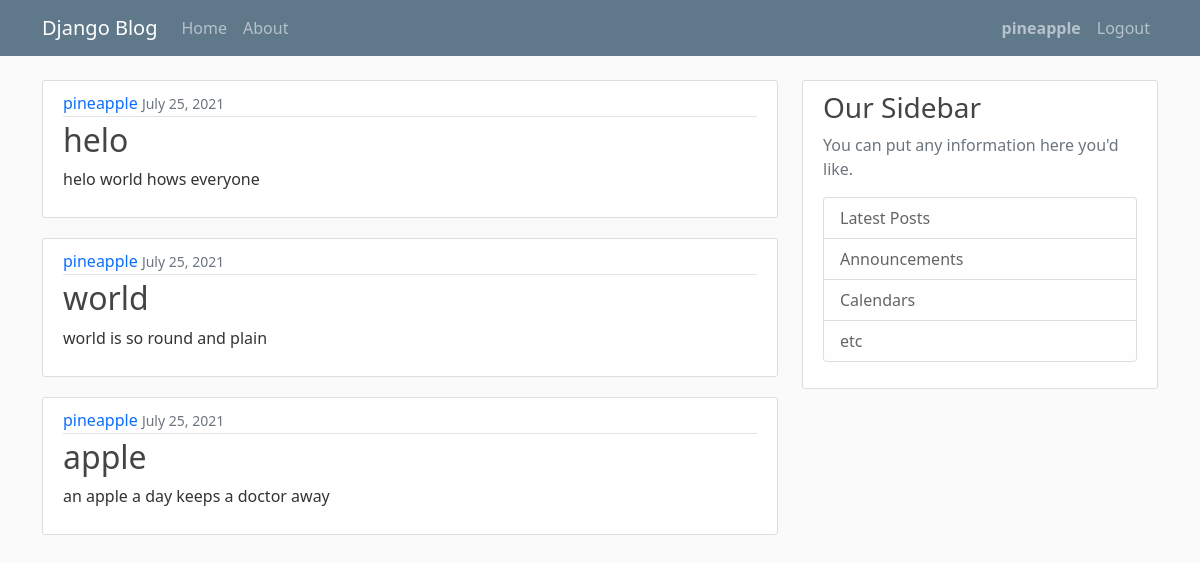
Screenshot of / (signed in) with the database file from the repository.
### blog/models.py (models this page shows, shortened)
class post (models.Model):
    title = models.CharField(max_length=100)
    content = models.TextField()
    date_posted = models.DateTimeField(default=timezone.now)
    author = models.ForeignKey(User, on_delete=models.CASCADE)

### blog/views.py (the view)
# urls.py: path('',views.home,name='blog-home'),
def home(request):
    context={
        'posts':post.objects.all(),
        'pageTitle':'Posts'
        }
    return render(request,'blog/home.html',context)

### blog/templates/blog/home.html
{% extends 'blog/base.html' %} {% block content %} {% for post in posts %}
<article class="media content-section">
    <div class="media-body">
      <div class="article-metadata">
        <a class="mr-2" href="#">{{ post.author }}</a>
        <small class="text-muted">{{ post.date_posted|date:"F d, Y" }}</small>
      </div>
      <h2><a class="article-title" href="#">{{ post.title }}</a></h2>
      <p class="article-content">{{ post.content }}</p>
    </div>
  </article>
{% endfor %} {% endblock content %}

### blog/templates/blog/base.html (shortened to what this page needs)
{% load static %}
<!DOCTYPE html>
<html>
  <head>
    <link
      href="https://cdn.jsdelivr.net/npm/bootstrap@5.0.2/dist/css/bootstrap.min.css"
      rel="stylesheet"
    />
    <link rel="stylesheet" type= "text/css" href="{% static 'blog/mian.css' %}">
  </head>
  <body>
    <header class="site-header">
        <nav class="navbar navbar-expand-md navbar-dark bg-steel fixed-top">
          <div class="container">
            <a class="navbar-brand mr-4" href="{%url 'blog-home'%}">Django Blog</a>
            <div class="collapse navbar-collapse" id="navbarToggle">
              <div class="navbar-nav mr-auto">
                <a class="nav-item nav-link" href="{%url 'blog-home'%}">Home</a>
                <a class="nav-item nav-link" href="{%url 'blog-about'%}">About</a>
              </div>
              <div class="navbar-nav ms-auto">
                {%if user.is_authenticated%}
                <a class="nav-item nav-link " href="{%url 'profile'%}"><strong>{{user.username}}</strong></a>
                <a class="nav-item nav-link " href="{%url 'logout'%}">Logout</a>
                {%else%}
                <a class="nav-item nav-link " href="{%url 'login'%}">Login</a>
                <a class="nav-item nav-link " href="{%url 'register'%}">Register</a>
                {%endif%}
              </div>
            </div>
          </div>
        </nav>
      </header>
    <main role="main" class="container">
        <div class="row">
          <div class="col-md-8">
            {% block content %}{% endblock %}
          </div>
          <div class="col-md-4">
            <div class="content-section">
              <h3>Our Sidebar</h3>
              <p class='text-muted'>You can put any information here you'd like.
                <ul class="list-group">
                  <li class="list-group-item list-group-item-light">Latest Posts</li>
                  <li class="list-group-item list-group-item-light">Announcements</li>
                  <li class="list-group-item list-group-item-light">Calendars</li>
                  <li class="list-group-item list-group-item-light">etc</li>
                </ul>
              </p>
            </div>
          </div>
        </div>
      </main>
  </body>
</html>

### blog/static/blog/mian.css (style rules this page uses)
body { background: #fafafa; color: #333333; margin-top: 5rem; }
h1, h2, h3, h4, h5, h6 { color: #444444; }
ul { margin: 0; }
.bg-steel { background-color: #5f788a; }
.site-header .navbar-nav .nav-link { float: right; }
.content-section { background: #ffffff; padding: 10px 20px; border: 1px solid #dddddd; border-radius: 3px; margin-bottom: 20px; }
.article-title { color: #444444; text-decoration: none; }
.article-content { white-space: pre-line; }
.article-metadata { padding-bottom: 1px; margin-bottom: 4px; border-bottom: 1px solid #e3e3e3; }
.article-metadata a { text-decoration: none; }

### rows the page displays
post: author "pineapple", date_posted "July 25, 2021", title "helo", content "helo world hows everyone"
post: author "pineapple", date_posted "July 25, 2021", title "world", content "world is so round and plain"
post: author "pineapple", date_posted "July 25, 2021", title "apple", content "an apple a day keeps a doctor away"

### other values shown
{{ user.username }} "pineapple"
